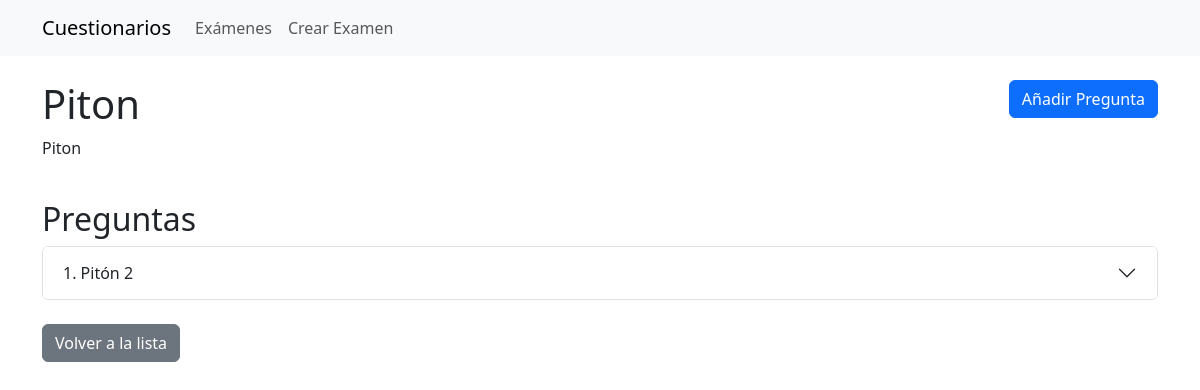
The page /exam/5/ on the database its author committed.
### quiz/models.py (models this page shows, shortened)
class Exam(models.Model):
    title = models.CharField(max_length=200, verbose_name="Título")
    description = models.TextField(blank=True, verbose_name="Descripción")
    created_date = models.DateTimeField(auto_now_add=True)

class Question(models.Model):
    exam = models.ForeignKey(Exam, on_delete=models.CASCADE, related_name='questions')
    text = models.TextField(verbose_name="Texto de la pregunta")

### quiz/views.py (the view)
# urls.py: path('exam/<int:exam_id>/', views.exam_detail, name='exam_detail'),
def exam_detail(request, exam_id):
    exam = get_object_or_404(Exam, id=exam_id)
    questions = exam.questions.all().prefetch_related('choices')
    return render(request, 'quiz/exam_detail.html', {'exam': exam, 'questions': questions})

### quiz/templates/quiz/exam_detail.html (shortened to what this page needs)
{% extends "base.html" %}
{% block content %}
<div class="row mb-4">
    <div class="col-md-8">
        <h1>{{ exam.title }}</h1>
        <p>{{ exam.description }}</p>
    </div>
    <div class="col-md-4 text-end">
        <a href="{% url 'question_create' exam.id %}" class="btn btn-primary">Añadir Pregunta</a>
    </div>
</div>
<div class="mb-4">
    <h2>Preguntas</h2>
    {% if questions %}
        <div class="accordion" id="accordionQuestions">
            {% for question in questions %}
                <div class="accordion-item">
                    <h2 class="accordion-header">
                        <button class="accordion-button collapsed" type="button" data-bs-toggle="collapse" data-bs-target="#collapse{{ question.id }}">
                            {{ forloop.counter }}. {{ question.text }}
                        </button>
                    </h2>
                </div>
            {% endfor %}
        </div>
    {% else %}
        <div class="alert alert-info">
            Este examen no tiene preguntas todavía.
            <a href="{% url 'question_create' exam.id %}">Añade la primera pregunta</a>
        </div>
    {% endif %}
</div>
<div>
    <a href="{% url 'exam_list' %}" class="btn btn-secondary">Volver a la lista</a>
</div>
{% endblock %}

### rows shown on the page
Exam: title "Piton", description "Piton"
Question: text "Pitón 2"
